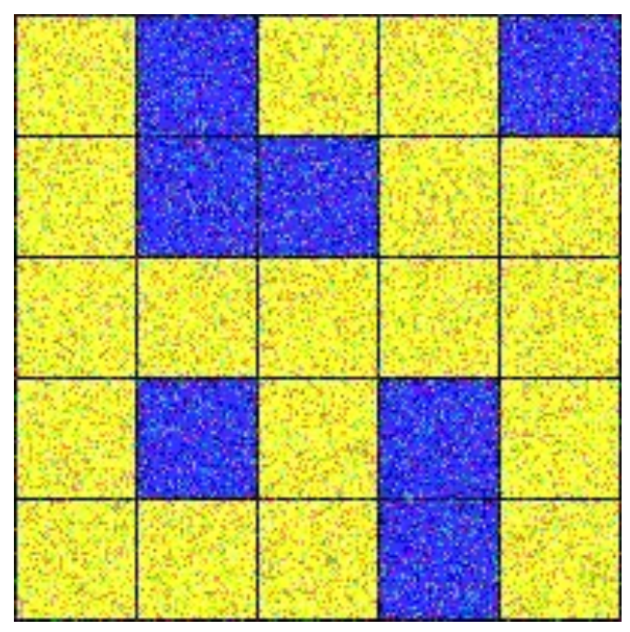
#> input picture task7/sample_input.png, 630 x 632 px
$ python partA.py
#> lines starting #> are read from the running program, lines starting #| are printed output that depends on the picture; after the words box and inside, x2 and y2 are one past the last pixel; in counts of white or black regions, pixels touching at a corner belong together
import cv2
import numpy as np

def find_black_rows(image, intensity):
    black_indices = []
    for i in range(image.shape[0]):
        avg = np.mean(image[i], axis=0)
        if np.average(avg) < intensity:
            black_indices.append(i)
            for j in range(image.shape[1]):

                if not np.allclose(image[i][j], [255, 255, 255], atol=10):
                    image[i, j] = [0, 0, 0]

    return black_indices

def find_black_columns(image, intensity):
    black_indices = []
    for i in range(image.shape[1]):
        avg = np.mean(image[:, i], axis=0)
        if np.average(avg) < intensity:
            black_indices.append(i)
            for j in range(image.shape[0]):

                if not np.allclose(image[j][i], [255, 255, 255], atol=10):
                    image[j, i] = [0, 0, 0]

    return black_indices

def process_grid_blocks(image, black_rows, black_cols):
    rows = len(black_rows)-1
    cols = len(black_cols)-1
    for i in range(rows):
        for j in range(cols):
            block = image[black_rows[i]+1:black_rows[i+1], black_cols[j]+1:black_cols[j+1]]
            avg_color = np.mean(block, axis=(0, 1))
            block[:, :] = avg_color

# Input for image
image = cv2.imread("sample_input.png")
#> image is the input picture: shape (632, 630, 3); mean B, G, R 116.7, 181.3, 181


black_row_indices = find_black_rows(image, 94)
#> the loop in find_black_rows, `for i in range(image.shape[0]):` made 632 passes
#> avg on passes 1 to 3: [255, 255, 255], [255, 255, 255], [255, 255, 255]
#> after the loop in find_black_rows, `for i in range(image.shape[0]):`:
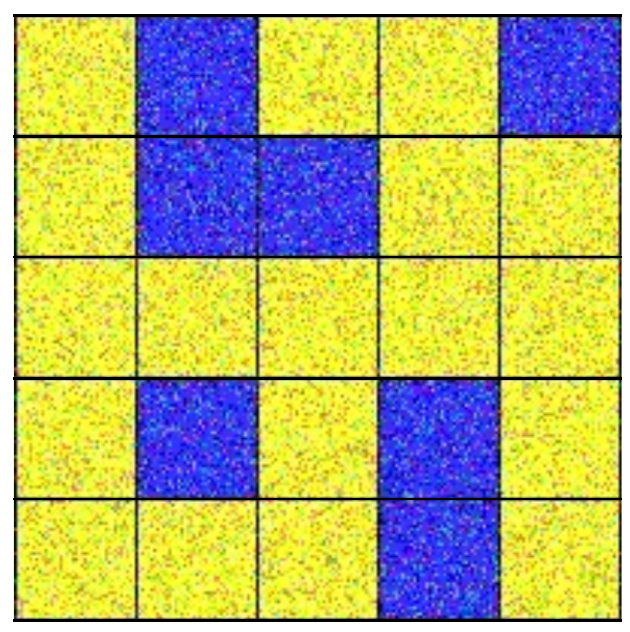
#> image: shape (632, 630, 3); 2.45% of pixels changed, all inside (x1, y1, x2, y2) = (13, 14, 622, 622)
#> after the loop in find_black_rows, `for i in range(image.shape[0]):`: black_indices = [14, 15, 16, 135, 136, 137, 256, 257, 377, 378, 379, 498, 499, 619, 620, 621]
#> black_row_indices has the same summary as black_indices in find_black_rows
black_col_indices = find_black_columns(image, 94)
#> the loop in find_black_columns, `for i in range(image.shape[1]):` made 630 passes
#> after the loop in find_black_columns, `for i in range(image.shape[1]):`:
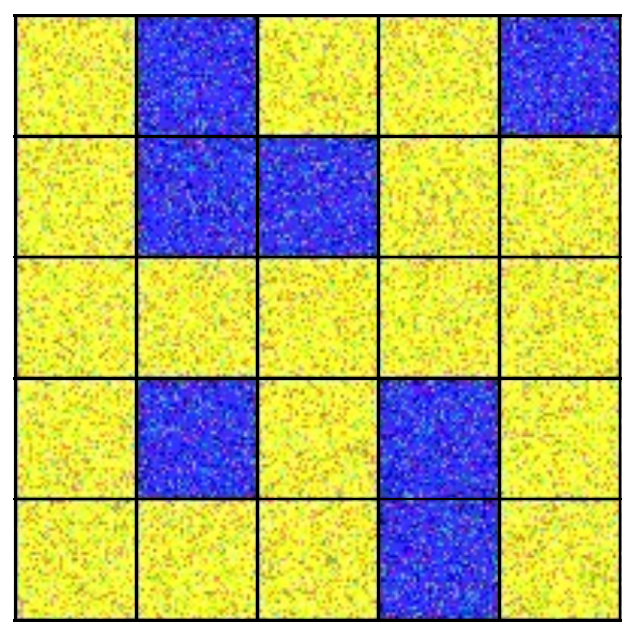
#> image: shape (632, 630, 3); 2.53% of pixels changed, all inside (x1, y1, x2, y2) = (14, 17, 621, 619)
#> after the loop in find_black_columns, `for i in range(image.shape[1]):`: black_indices = [14, 15, 16, 135, 136, 137, 256, 257, 258, 377, 378, 379, 498, 499, 500, 619, 620]
#> black_col_indices has the same summary as black_indices in find_black_columns

process_grid_blocks(image, black_row_indices, black_col_indices)
#> in process_grid_blocks, `rows = len(black_rows)-1`: rows = 15
#> in process_grid_blocks, `cols = len(black_cols)-1`: cols = 16
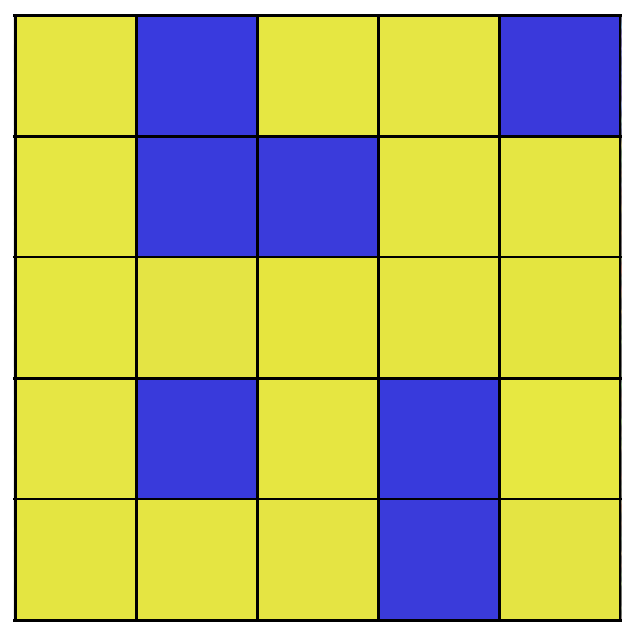
#> image: shape (632, 630, 3); mean B, G, R 113.9, 177.9, 177.4

# Save the result
cv2.imwrite("answer_python.png", image)
